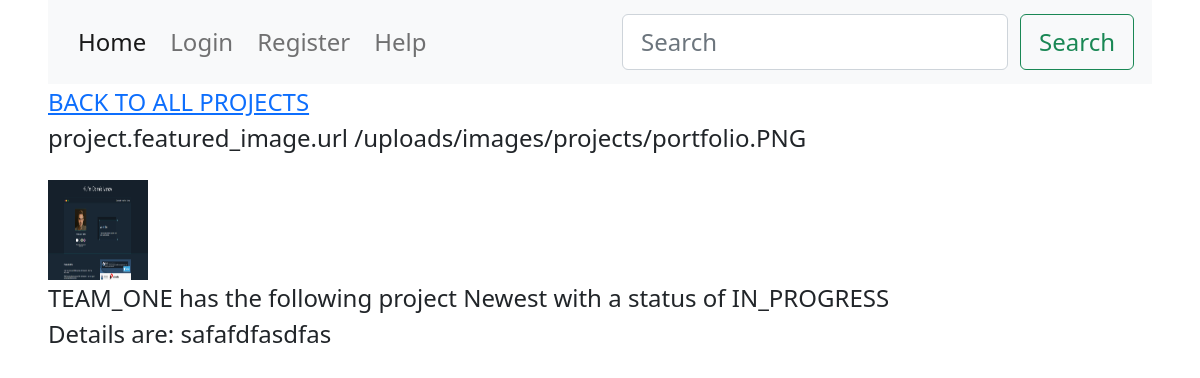
Screenshot of /projects/project/05329cf618444b4bb0ef9e5eea0e342e/ with the database file from the repository.
### projects/models.py (models this page shows, shortened)
class Project(models.Model):
    IMPORTANCE = (
        ("very", ("VERY")),
        ("medium", ("MEDIUM")),
        ("low", ("LOW")),
    )
    id = models.UUIDField(
        default=uuid.uuid4, unique=True, primary_key=True, editable=False
    )
    created = models.DateTimeField(auto_now_add=True)
    project_code = models.CharField(
        max_length=40, validators=[MinLengthValidator(6)], default="MISSING"
    )
    team = models.ForeignKey(
        Team, null=True, blank=False, on_delete=models.PROTECT, related_name="projects"
    )
    title = models.CharField(max_length=200, validators=[MinLengthValidator(3)])
    description = models.TextField(null=True, validators=[MinLengthValidator(6)])
    featured_image = models.ImageField(
        null=True, blank=True, default="default.jpg", upload_to="images/projects/"
    )
    status = models.ForeignKey(
        Status,
        null=True,
        blank=False,
        on_delete=models.PROTECT,
        related_name="projects",
    )
    agree = models.BooleanField(default=False, blank=False, null=False)
    importance = models.CharField(
        max_length=32,
        choices=IMPORTANCE,
        default="VERY",
    )

class Team(models.Model):
    id = models.UUIDField(
        default=uuid.uuid4, unique=True, primary_key=True, editable=False
    )
    created = models.DateTimeField(auto_now_add=True)
    team_name = models.CharField(max_length=200)
    def __str__(self):
        return self.team_name

class Status(models.Model):
    id = models.UUIDField(
        default=uuid.uuid4, unique=True, primary_key=True, editable=False
    )
    status = models.CharField(max_length=20)
    status_order = models.PositiveSmallIntegerField(default=1)
    created = models.DateTimeField(auto_now_add=True)
    class Meta:
        verbose_name_plural = "Status"
    def __str__(self):
        return self.status

### projects/views.py (the view)
# urls.py: path('project/<str:pk>/', views.project, name="project"),
def project(request, pk):
    project = Project.objects.get(id=pk)
    context = {"project": project}
    return render(request, "projects/project-detail.html", context)

### projects/templates/projects/project-detail.html (shortened to what this page needs)
{% extends 'base.html' %}
{% load static %}
{% block content %}
<main class="">
  <div class="mb-8">
    <a href="{% url 'projects:projects' %}">
      BACK TO ALL PROJECTS</a>
  </div>
  <div class="">
    <div>
      <p>project.featured_image.url {{project.featured_image.url}}</p>
      <img src="{{project.featured_image.url}}" width="100" height="100" alt=" image">
    </div>
  </div>
  <div class="">
    <div class="mb-8">
      <div class="">{{project.team}} has the following project {{project.title}} with a status of {{project.status}}
      </div>
      <p class="">Details are: {{project.description}}</p>
    </div>
  </div>
  </div>
{% endblock %}

### static/css/custom.css (style rules this page uses)
* { font-size: 24px; }

### templates/base.html (style rules this page uses)
html { margin-left: calc(100vw - 100%); }

### rows the page displays
Project: featured_image "/uploads/images/projects/portfolio.PNG", featured_image (picture), team "TEAM_ONE", title "Newest", status "IN_PROGRESS", description "safafdfasdfas"
